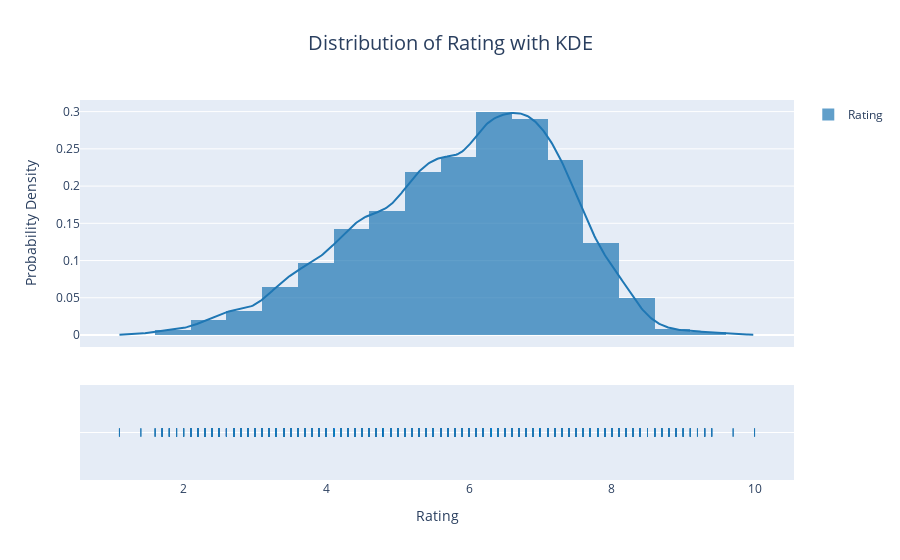

Notebook code cell kept with this figure:
### Code cell
import plotly.figure_factory as ff  

# Create the histogram with KDE overlay  
hist_data = data['Rating'].dropna()  # Make sure to drop NaN values  
fig = ff.create_distplot([hist_data], ['Rating'], bin_size=0.5, curve_type='kde')  

# Update layout  
fig.update_layout(  
    title='Distribution of Rating with KDE',  
    title_x=0.5,  
    title_pad=dict(t=20),  
    title_font=dict(size=20),  
    xaxis_title='Rating',  
    yaxis_title='Probability Density'  
)  

# Show the plot  
fig.show()

### Figure 1 — Plotly figure (JSON) as saved in the notebook; plotly's stock layout.template omitted (floating-point values rounded to 4 significant figures; data arrays with more than 128 entries replaced by an {"elided": "..."} marker saying what was removed)
{"data": [{"histnorm": "probability density", "legendgroup": "Rating", "marker": {"color": "rgb(31, 119, 180)"}, "name": "Rating", "opacity": 0.7, "type": "histogram", "x": {"elided": "11979 float values"}, "xaxis": "x", "xbins": {"end": 10, "size": 0.5, "start": 1.1}, "yaxis": "y"}, {"legendgroup": "Rating", "marker": {"color": "rgb(31, 119, 180)"}, "mode": "lines", "name": "Rating", "showlegend": false, "type": "scatter", "x": {"elided": "500 float values"}, "xaxis": "x", "y": {"elided": "500 float values"}, "yaxis": "y"}, {"legendgroup": "Rating", "marker": {"color": "rgb(31, 119, 180)", "symbol": "line-ns-open"}, "mode": "markers", "name": "Rating", "showlegend": false, "type": "scatter", "x": {"elided": "11979 float values"}, "xaxis": "x", "y": {"elided": "11979 str values"}, "yaxis": "y2"}], "layout": {"autosize": true, "barmode": "overlay", "hovermode": "closest", "legend": {"traceorder": "reversed"}, "title": {"font": {"size": 20}, "pad": {"t": 20}, "text": "Distribution of Rating with KDE", "x": 0.5}, "xaxis": {"anchor": "y2", "autorange": true, "domain": [0, 1], "range": [0.5532, 10.55], "title": {"text": "Rating"}, "type": "linear", "zeroline": false}, "yaxis": {"anchor": "free", "autorange": true, "domain": [0.35, 1], "position": 0, "range": [-0.01612, 0.3156], "title": {"text": "Probability Density"}, "type": "linear"}, "yaxis2": {"anchor": "x", "autorange": true, "domain": [0, 0.25], "dtick": 1, "range": [-1, 1], "showticklabels": false, "type": "category"}}}
